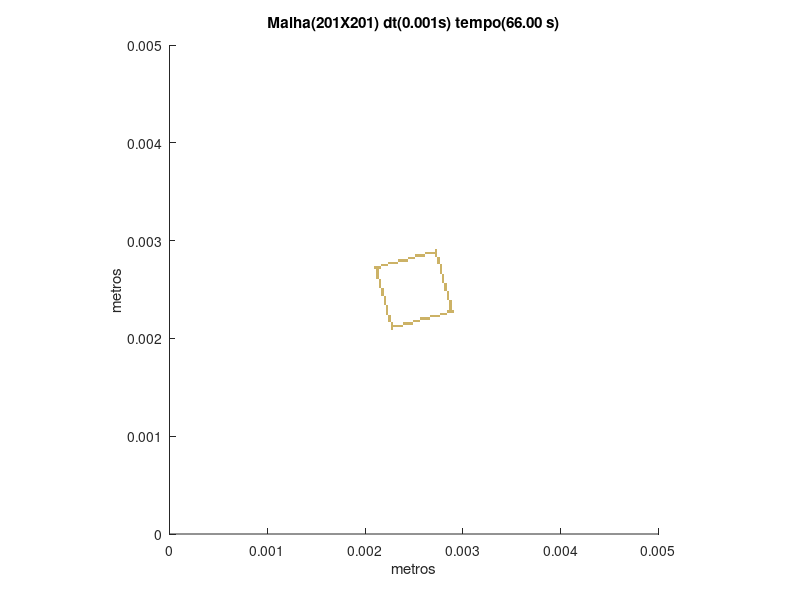

Source code (MATLAB):
set (gca,'PlotBoxAspectRatio',[1 1 1],'Xlim',[0,0.005],'Ylim',[0,0.005])
hold on
title('Malha(201X201) dt(0.001s) tempo(66.00 s)')
hold on
ylabel('metros')
hold on
xlabel('metros')
hold on

fill([0.0022636815920398 0.0022636815920398 0.00228855721393035 0.00228855721393035],[0.00208955223880597 0.00211442786069652 0.00211442786069652 0.00208955223880597],[0.8,0.7,0.4],'LineStyle','none')

fill([0.0022636815920398 0.0022636815920398 0.00228855721393035 0.00228855721393035],[0.00211442786069652 0.00213930348258706 0.00213930348258706 0.00211442786069652],[0.8,0.7,0.4],'LineStyle','none')

fill([0.00228855721393035 0.00228855721393035 0.0023134328358209 0.0023134328358209],[0.00211442786069652 0.00213930348258706 0.00213930348258706 0.00211442786069652],[0.8,0.7,0.4],'LineStyle','none')

fill([0.0023134328358209 0.0023134328358209 0.00233830845771144 0.00233830845771144],[0.00211442786069652 0.00213930348258706 0.00213930348258706 0.00211442786069652],[0.8,0.7,0.4],'LineStyle','none')

fill([0.00233830845771144 0.00233830845771144 0.00236318407960199 0.00236318407960199],[0.00211442786069652 0.00213930348258706 0.00213930348258706 0.00211442786069652],[0.8,0.7,0.4],'LineStyle','none')

fill([0.00236318407960199 0.00236318407960199 0.00238805970149254 0.00238805970149254],[0.00211442786069652 0.00213930348258706 0.00213930348258706 0.00211442786069652],[0.8,0.7,0.4],'LineStyle','none')

fill([0.0022636815920398 0.0022636815920398 0.00228855721393035 0.00228855721393035],[0.00213930348258706 0.00216417910447761 0.00216417910447761 0.00213930348258706],[0.8,0.7,0.4],'LineStyle','none')

fill([0.00238805970149254 0.00238805970149254 0.00241293532338308 0.00241293532338308],[0.00213930348258706 0.00216417910447761 0.00216417910447761 0.00213930348258706],[0.8,0.7,0.4],'LineStyle','none')

fill([0.00241293532338308 0.00241293532338308 0.00243781094527363 0.00243781094527363],[0.00213930348258706 0.00216417910447761 0.00216417910447761 0.00213930348258706],[0.8,0.7,0.4],'LineStyle','none')

fill([0.00243781094527363 0.00243781094527363 0.00246268656716418 0.00246268656716418],[0.00213930348258706 0.00216417910447761 0.00216417910447761 0.00213930348258706],[0.8,0.7,0.4],'LineStyle','none')

fill([0.00246268656716418 0.00246268656716418 0.00248756218905473 0.00248756218905473],[0.00213930348258706 0.00216417910447761 0.00216417910447761 0.00213930348258706],[0.8,0.7,0.4],'LineStyle','none')

fill([0.00223880597014925 0.00223880597014925 0.0022636815920398 0.0022636815920398],[0.00216417910447761 0.00218905472636816 0.00218905472636816 0.00216417910447761],[0.8,0.7,0.4],'LineStyle','none')

fill([0.00248756218905473 0.00248756218905473 0.00251243781094527 0.00251243781094527],[0.00216417910447761 0.00218905472636816 0.00218905472636816 0.00216417910447761],[0.8,0.7,0.4],'LineStyle','none')

fill([0.00251243781094527 0.00251243781094527 0.00253731343283582 0.00253731343283582],[0.00216417910447761 0.00218905472636816 0.00218905472636816 0.00216417910447761],[0.8,0.7,0.4],'LineStyle','none')

fill([0.00253731343283582 0.00253731343283582 0.00256218905472637 0.00256218905472637],[0.00216417910447761 0.00218905472636816 0.00218905472636816 0.00216417910447761],[0.8,0.7,0.4],'LineStyle','none')

fill([0.00223880597014925 0.00223880597014925 0.0022636815920398 0.0022636815920398],[0.00218905472636816 0.00221393034825871 0.00221393034825871 0.00218905472636816],[0.8,0.7,0.4],'LineStyle','none')

fill([0.00256218905472637 0.00256218905472637 0.00258706467661692 0.00258706467661692],[0.00218905472636816 0.00221393034825871 0.00221393034825871 0.00218905472636816],[0.8,0.7,0.4],'LineStyle','none')

fill([0.00258706467661692 0.00258706467661692 0.00261194029850746 0.00261194029850746],[0.00218905472636816 0.00221393034825871 0.00221393034825871 0.00218905472636816],[0.8,0.7,0.4],'LineStyle','none')

fill([0.00261194029850746 0.00261194029850746 0.00263681592039801 0.00263681592039801],[0.00218905472636816 0.00221393034825871 0.00221393034825871 0.00218905472636816],[0.8,0.7,0.4],'LineStyle','none')

fill([0.00263681592039801 0.00263681592039801 0.00266169154228856 0.00266169154228856],[0.00218905472636816 0.00221393034825871 0.00221393034825871 0.00218905472636816],[0.8,0.7,0.4],'LineStyle','none')

fill([0.00223880597014925 0.00223880597014925 0.0022636815920398 0.0022636815920398],[0.00221393034825871 0.00223880597014925 0.00223880597014925 0.00221393034825871],[0.8,0.7,0.4],'LineStyle','none')

fill([0.00266169154228856 0.00266169154228856 0.0026865671641791 0.0026865671641791],[0.00221393034825871 0.00223880597014925 0.00223880597014925 0.00221393034825871],[0.8,0.7,0.4],'LineStyle','none')

fill([0.0026865671641791 0.0026865671641791 0.00271144278606965 0.00271144278606965],[0.00221393034825871 0.00223880597014925 0.00223880597014925 0.00221393034825871],[0.8,0.7,0.4],'LineStyle','none')

fill([0.00271144278606965 0.00271144278606965 0.0027363184079602 0.0027363184079602],[0.00221393034825871 0.00223880597014925 0.00223880597014925 0.00221393034825871],[0.8,0.7,0.4],'LineStyle','none')

fill([0.0027363184079602 0.0027363184079602 0.00276119402985075 0.00276119402985075],[0.00221393034825871 0.00223880597014925 0.00223880597014925 0.00221393034825871],[0.8,0.7,0.4],'LineStyle','none')

fill([0.00221393034825871 0.00221393034825871 0.00223880597014925 0.00223880597014925],[0.00223880597014925 0.0022636815920398 0.0022636815920398 0.00223880597014925],[0.8,0.7,0.4],'LineStyle','none')

fill([0.00276119402985075 0.00276119402985075 0.00278606965174129 0.00278606965174129],[0.00223880597014925 0.0022636815920398 0.0022636815920398 0.00223880597014925],[0.8,0.7,0.4],'LineStyle','none')

fill([0.00278606965174129 0.00278606965174129 0.00281094527363184 0.00281094527363184],[0.00223880597014925 0.0022636815920398 0.0022636815920398 0.00223880597014925],[0.8,0.7,0.4],'LineStyle','none')

fill([0.00281094527363184 0.00281094527363184 0.00283582089552239 0.00283582089552239],[0.00223880597014925 0.0022636815920398 0.0022636815920398 0.00223880597014925],[0.8,0.7,0.4],'LineStyle','none')

fill([0.00221393034825871 0.00221393034825871 0.00223880597014925 0.00223880597014925],[0.0022636815920398 0.00228855721393035 0.00228855721393035 0.0022636815920398],[0.8,0.7,0.4],'LineStyle','none')

fill([0.00283582089552239 0.00283582089552239 0.00286069651741294 0.00286069651741294],[0.0022636815920398 0.00228855721393035 0.00228855721393035 0.0022636815920398],[0.8,0.7,0.4],'LineStyle','none')

fill([0.00286069651741294 0.00286069651741294 0.00288557213930348 0.00288557213930348],[0.0022636815920398 0.00228855721393035 0.00228855721393035 0.0022636815920398],[0.8,0.7,0.4],'LineStyle','none')

fill([0.00288557213930348 0.00288557213930348 0.00291044776119403 0.00291044776119403],[0.0022636815920398 0.00228855721393035 0.00228855721393035 0.0022636815920398],[0.8,0.7,0.4],'LineStyle','none')

fill([0.00221393034825871 0.00221393034825871 0.00223880597014925 0.00223880597014925],[0.00228855721393035 0.0023134328358209 0.0023134328358209 0.00228855721393035],[0.8,0.7,0.4],'LineStyle','none')

fill([0.00286069651741294 0.00286069651741294 0.00288557213930348 0.00288557213930348],[0.00228855721393035 0.0023134328358209 0.0023134328358209 0.00228855721393035],[0.8,0.7,0.4],'LineStyle','none')

fill([0.00221393034825871 0.00221393034825871 0.00223880597014925 0.00223880597014925],[0.0023134328358209 0.00233830845771144 0.00233830845771144 0.0023134328358209],[0.8,0.7,0.4],'LineStyle','none')

fill([0.00286069651741294 0.00286069651741294 0.00288557213930348 0.00288557213930348],[0.0023134328358209 0.00233830845771144 0.00233830845771144 0.0023134328358209],[0.8,0.7,0.4],'LineStyle','none')

fill([0.00218905472636816 0.00218905472636816 0.00221393034825871 0.00221393034825871],[0.00233830845771144 0.00236318407960199 0.00236318407960199 0.00233830845771144],[0.8,0.7,0.4],'LineStyle','none')

fill([0.00286069651741294 0.00286069651741294 0.00288557213930348 0.00288557213930348],[0.00233830845771144 0.00236318407960199 0.00236318407960199 0.00233830845771144],[0.8,0.7,0.4],'LineStyle','none')

fill([0.00218905472636816 0.00218905472636816 0.00221393034825871 0.00221393034825871],[0.00236318407960199 0.00238805970149254 0.00238805970149254 0.00236318407960199],[0.8,0.7,0.4],'LineStyle','none')

fill([0.00286069651741294 0.00286069651741294 0.00288557213930348 0.00288557213930348],[0.00236318407960199 0.00238805970149254 0.00238805970149254 0.00236318407960199],[0.8,0.7,0.4],'LineStyle','none')

fill([0.00218905472636816 0.00218905472636816 0.00221393034825871 0.00221393034825871],[0.00238805970149254 0.00241293532338308 0.00241293532338308 0.00238805970149254],[0.8,0.7,0.4],'LineStyle','none')

fill([0.00283582089552239 0.00283582089552239 0.00286069651741294 0.00286069651741294],[0.00238805970149254 0.00241293532338308 0.00241293532338308 0.00238805970149254],[0.8,0.7,0.4],'LineStyle','none')

fill([0.00218905472636816 0.00218905472636816 0.00221393034825871 0.00221393034825871],[0.00241293532338308 0.00243781094527363 0.00243781094527363 0.00241293532338308],[0.8,0.7,0.4],'LineStyle','none')

fill([0.00283582089552239 0.00283582089552239 0.00286069651741294 0.00286069651741294],[0.00241293532338308 0.00243781094527363 0.00243781094527363 0.00241293532338308],[0.8,0.7,0.4],'LineStyle','none')

fill([0.00216417910447761 0.00216417910447761 0.00218905472636816 0.00218905472636816],[0.00243781094527363 0.00246268656716418 0.00246268656716418 0.00243781094527363],[0.8,0.7,0.4],'LineStyle','none')

fill([0.00283582089552239 0.00283582089552239 0.00286069651741294 0.00286069651741294],[0.00243781094527363 0.00246268656716418 0.00246268656716418 0.00243781094527363],[0.8,0.7,0.4],'LineStyle','none')

fill([0.00216417910447761 0.00216417910447761 0.00218905472636816 0.00218905472636816],[0.00246268656716418 0.00248756218905473 0.00248756218905473 0.00246268656716418],[0.8,0.7,0.4],'LineStyle','none')

fill([0.00283582089552239 0.00283582089552239 0.00286069651741294 0.00286069651741294],[0.00246268656716418 0.00248756218905473 0.00248756218905473 0.00246268656716418],[0.8,0.7,0.4],'LineStyle','none')

fill([0.00216417910447761 0.00216417910447761 0.00218905472636816 0.00218905472636816],[0.00248756218905473 0.00251243781094527 0.00251243781094527 0.00248756218905473],[0.8,0.7,0.4],'LineStyle','none')

fill([0.00281094527363184 0.00281094527363184 0.00283582089552239 0.00283582089552239],[0.00248756218905473 0.00251243781094527 0.00251243781094527 0.00248756218905473],[0.8,0.7,0.4],'LineStyle','none')

fill([0.00213930348258706 0.00213930348258706 0.00216417910447761 0.00216417910447761],[0.00251243781094527 0.00253731343283582 0.00253731343283582 0.00251243781094527],[0.8,0.7,0.4],'LineStyle','none')

fill([0.00281094527363184 0.00281094527363184 0.00283582089552239 0.00283582089552239],[0.00251243781094527 0.00253731343283582 0.00253731343283582 0.00251243781094527],[0.8,0.7,0.4],'LineStyle','none')

fill([0.00213930348258706 0.00213930348258706 0.00216417910447761 0.00216417910447761],[0.00253731343283582 0.00256218905472637 0.00256218905472637 0.00253731343283582],[0.8,0.7,0.4],'LineStyle','none')

fill([0.00281094527363184 0.00281094527363184 0.00283582089552239 0.00283582089552239],[0.00253731343283582 0.00256218905472637 0.00256218905472637 0.00253731343283582],[0.8,0.7,0.4],'LineStyle','none')

fill([0.00213930348258706 0.00213930348258706 0.00216417910447761 0.00216417910447761],[0.00256218905472637 0.00258706467661692 0.00258706467661692 0.00256218905472637],[0.8,0.7,0.4],'LineStyle','none')

fill([0.00278606965174129 0.00278606965174129 0.00281094527363184 0.00281094527363184],[0.00256218905472637 0.00258706467661692 0.00258706467661692 0.00256218905472637],[0.8,0.7,0.4],'LineStyle','none')

fill([0.00213930348258706 0.00213930348258706 0.00216417910447761 0.00216417910447761],[0.00258706467661692 0.00261194029850746 0.00261194029850746 0.00258706467661692],[0.8,0.7,0.4],'LineStyle','none')

fill([0.00278606965174129 0.00278606965174129 0.00281094527363184 0.00281094527363184],[0.00258706467661692 0.00261194029850746 0.00261194029850746 0.00258706467661692],[0.8,0.7,0.4],'LineStyle','none')

fill([0.00211442786069652 0.00211442786069652 0.00213930348258706 0.00213930348258706],[0.00261194029850746 0.00263681592039801 0.00263681592039801 0.00261194029850746],[0.8,0.7,0.4],'LineStyle','none')

fill([0.00278606965174129 0.00278606965174129 0.00281094527363184 0.00281094527363184],[0.00261194029850746 0.00263681592039801 0.00263681592039801 0.00261194029850746],[0.8,0.7,0.4],'LineStyle','none')

fill([0.00211442786069652 0.00211442786069652 0.00213930348258706 0.00213930348258706],[0.00263681592039801 0.00266169154228856 0.00266169154228856 0.00263681592039801],[0.8,0.7,0.4],'LineStyle','none')

fill([0.00278606965174129 0.00278606965174129 0.00281094527363184 0.00281094527363184],[0.00263681592039801 0.00266169154228856 0.00266169154228856 0.00263681592039801],[0.8,0.7,0.4],'LineStyle','none')

fill([0.00211442786069652 0.00211442786069652 0.00213930348258706 0.00213930348258706],[0.00266169154228856 0.0026865671641791 0.0026865671641791 0.00266169154228856],[0.8,0.7,0.4],'LineStyle','none')

fill([0.00276119402985075 0.00276119402985075 0.00278606965174129 0.00278606965174129],[0.00266169154228856 0.0026865671641791 0.0026865671641791 0.00266169154228856],[0.8,0.7,0.4],'LineStyle','none')

fill([0.00211442786069652 0.00211442786069652 0.00213930348258706 0.00213930348258706],[0.0026865671641791 0.00271144278606965 0.00271144278606965 0.0026865671641791],[0.8,0.7,0.4],'LineStyle','none')

fill([0.00276119402985075 0.00276119402985075 0.00278606965174129 0.00278606965174129],[0.0026865671641791 0.00271144278606965 0.00271144278606965 0.0026865671641791],[0.8,0.7,0.4],'LineStyle','none')

fill([0.00208955223880597 0.00208955223880597 0.00211442786069652 0.00211442786069652],[0.00271144278606965 0.0027363184079602 0.0027363184079602 0.00271144278606965],[0.8,0.7,0.4],'LineStyle','none')

fill([0.00211442786069652 0.00211442786069652 0.00213930348258706 0.00213930348258706],[0.00271144278606965 0.0027363184079602 0.0027363184079602 0.00271144278606965],[0.8,0.7,0.4],'LineStyle','none')

fill([0.00213930348258706 0.00213930348258706 0.00216417910447761 0.00216417910447761],[0.00271144278606965 0.0027363184079602 0.0027363184079602 0.00271144278606965],[0.8,0.7,0.4],'LineStyle','none')

fill([0.00276119402985075 0.00276119402985075 0.00278606965174129 0.00278606965174129],[0.00271144278606965 0.0027363184079602 0.0027363184079602 0.00271144278606965],[0.8,0.7,0.4],'LineStyle','none')

fill([0.00216417910447761 0.00216417910447761 0.00218905472636816 0.00218905472636816],[0.0027363184079602 0.00276119402985075 0.00276119402985075 0.0027363184079602],[0.8,0.7,0.4],'LineStyle','none')

fill([0.00218905472636816 0.00218905472636816 0.00221393034825871 0.00221393034825871],[0.0027363184079602 0.00276119402985075 0.00276119402985075 0.0027363184079602],[0.8,0.7,0.4],'LineStyle','none')

fill([0.00221393034825871 0.00221393034825871 0.00223880597014925 0.00223880597014925],[0.0027363184079602 0.00276119402985075 0.00276119402985075 0.0027363184079602],[0.8,0.7,0.4],'LineStyle','none')

fill([0.00276119402985075 0.00276119402985075 0.00278606965174129 0.00278606965174129],[0.0027363184079602 0.00276119402985075 0.00276119402985075 0.0027363184079602],[0.8,0.7,0.4],'LineStyle','none')

fill([0.00223880597014925 0.00223880597014925 0.0022636815920398 0.0022636815920398],[0.00276119402985075 0.00278606965174129 0.00278606965174129 0.00276119402985075],[0.8,0.7,0.4],'LineStyle','none')

fill([0.0022636815920398 0.0022636815920398 0.00228855721393035 0.00228855721393035],[0.00276119402985075 0.00278606965174129 0.00278606965174129 0.00276119402985075],[0.8,0.7,0.4],'LineStyle','none')

fill([0.00228855721393035 0.00228855721393035 0.0023134328358209 0.0023134328358209],[0.00276119402985075 0.00278606965174129 0.00278606965174129 0.00276119402985075],[0.8,0.7,0.4],'LineStyle','none')

fill([0.0023134328358209 0.0023134328358209 0.00233830845771144 0.00233830845771144],[0.00276119402985075 0.00278606965174129 0.00278606965174129 0.00276119402985075],[0.8,0.7,0.4],'LineStyle','none')

fill([0.0027363184079602 0.0027363184079602 0.00276119402985075 0.00276119402985075],[0.00276119402985075 0.00278606965174129 0.00278606965174129 0.00276119402985075],[0.8,0.7,0.4],'LineStyle','none')

fill([0.00233830845771144 0.00233830845771144 0.00236318407960199 0.00236318407960199],[0.00278606965174129 0.00281094527363184 0.00281094527363184 0.00278606965174129],[0.8,0.7,0.4],'LineStyle','none')

fill([0.00236318407960199 0.00236318407960199 0.00238805970149254 0.00238805970149254],[0.00278606965174129 0.00281094527363184 0.00281094527363184 0.00278606965174129],[0.8,0.7,0.4],'LineStyle','none')

fill([0.00238805970149254 0.00238805970149254 0.00241293532338308 0.00241293532338308],[0.00278606965174129 0.00281094527363184 0.00281094527363184 0.00278606965174129],[0.8,0.7,0.4],'LineStyle','none')

fill([0.00241293532338308 0.00241293532338308 0.00243781094527363 0.00243781094527363],[0.00278606965174129 0.00281094527363184 0.00281094527363184 0.00278606965174129],[0.8,0.7,0.4],'LineStyle','none')

fill([0.0027363184079602 0.0027363184079602 0.00276119402985075 0.00276119402985075],[0.00278606965174129 0.00281094527363184 0.00281094527363184 0.00278606965174129],[0.8,0.7,0.4],'LineStyle','none')

fill([0.00243781094527363 0.00243781094527363 0.00246268656716418 0.00246268656716418],[0.00281094527363184 0.00283582089552239 0.00283582089552239 0.00281094527363184],[0.8,0.7,0.4],'LineStyle','none')

fill([0.00246268656716418 0.00246268656716418 0.00248756218905473 0.00248756218905473],[0.00281094527363184 0.00283582089552239 0.00283582089552239 0.00281094527363184],[0.8,0.7,0.4],'LineStyle','none')

fill([0.00248756218905473 0.00248756218905473 0.00251243781094527 0.00251243781094527],[0.00281094527363184 0.00283582089552239 0.00283582089552239 0.00281094527363184],[0.8,0.7,0.4],'LineStyle','none')

fill([0.0027363184079602 0.0027363184079602 0.00276119402985075 0.00276119402985075],[0.00281094527363184 0.00283582089552239 0.00283582089552239 0.00281094527363184],[0.8,0.7,0.4],'LineStyle','none')

fill([0.00251243781094527 0.00251243781094527 0.00253731343283582 0.00253731343283582],[0.00283582089552239 0.00286069651741294 0.00286069651741294 0.00283582089552239],[0.8,0.7,0.4],'LineStyle','none')

fill([0.00253731343283582 0.00253731343283582 0.00256218905472637 0.00256218905472637],[0.00283582089552239 0.00286069651741294 0.00286069651741294 0.00283582089552239],[0.8,0.7,0.4],'LineStyle','none')

fill([0.00256218905472637 0.00256218905472637 0.00258706467661692 0.00258706467661692],[0.00283582089552239 0.00286069651741294 0.00286069651741294 0.00283582089552239],[0.8,0.7,0.4],'LineStyle','none')

fill([0.00258706467661692 0.00258706467661692 0.00261194029850746 0.00261194029850746],[0.00283582089552239 0.00286069651741294 0.00286069651741294 0.00283582089552239],[0.8,0.7,0.4],'LineStyle','none')

fill([0.00271144278606965 0.00271144278606965 0.0027363184079602 0.0027363184079602],[0.00283582089552239 0.00286069651741294 0.00286069651741294 0.00283582089552239],[0.8,0.7,0.4],'LineStyle','none')

fill([0.00261194029850746 0.00261194029850746 0.00263681592039801 0.00263681592039801],[0.00286069651741294 0.00288557213930348 0.00288557213930348 0.00286069651741294],[0.8,0.7,0.4],'LineStyle','none')

fill([0.00263681592039801 0.00263681592039801 0.00266169154228856 0.00266169154228856],[0.00286069651741294 0.00288557213930348 0.00288557213930348 0.00286069651741294],[0.8,0.7,0.4],'LineStyle','none')

fill([0.00266169154228856 0.00266169154228856 0.0026865671641791 0.0026865671641791],[0.00286069651741294 0.00288557213930348 0.00288557213930348 0.00286069651741294],[0.8,0.7,0.4],'LineStyle','none')

fill([0.0026865671641791 0.0026865671641791 0.00271144278606965 0.00271144278606965],[0.00286069651741294 0.00288557213930348 0.00288557213930348 0.00286069651741294],[0.8,0.7,0.4],'LineStyle','none')

fill([0.00271144278606965 0.00271144278606965 0.0027363184079602 0.0027363184079602],[0.00286069651741294 0.00288557213930348 0.00288557213930348 0.00286069651741294],[0.8,0.7,0.4],'LineStyle','none')

fill([0.00271144278606965 0.00271144278606965 0.0027363184079602 0.0027363184079602],[0.00288557213930348 0.00291044776119403 0.00291044776119403 0.00288557213930348],[0.8,0.7,0.4],'LineStyle','none')
